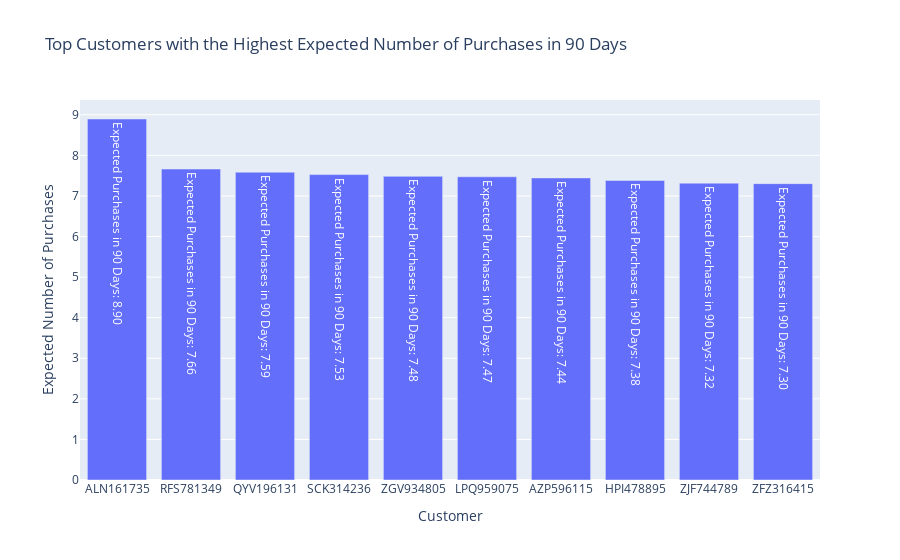

Source (notebook cell):
### Code cell
from zenq.visualizations.plot import Visuals
uf = Visuals()

# result = uf.total_sales_by_location()


# result = uf.price_distribution()
# result = uf.time_series()
# result = uf.gender_price()
# result = uf.rfm_treemap()
result = uf.top_customers_90days()


# result = uf.customer_aliveness()
# result = uf.customer_aliveness()


result

### Figure 1 — Plotly figure (JSON) as saved in the notebook; plotly's stock layout.template omitted (floating-point values rounded to 4 significant figures)
{"data": [{"text": ["Expected Purchases in 90 Days: 8.90", "Expected Purchases in 90 Days: 7.66", "Expected Purchases in 90 Days: 7.59", "Expected Purchases in 90 Days: 7.53", "Expected Purchases in 90 Days: 7.48", "Expected Purchases in 90 Days: 7.47", "Expected Purchases in 90 Days: 7.44", "Expected Purchases in 90 Days: 7.38", "Expected Purchases in 90 Days: 7.32", "Expected Purchases in 90 Days: 7.30"], "textposition": "auto", "type": "bar", "x": ["ALN161735", "RFS781349", "QYV196131", "SCK314236", "ZGV934805", "LPQ959075", "AZP596115", "HPI478895", "ZJF744789", "ZFZ316415"], "y": [8.896, 7.663, 7.585, 7.526, 7.483, 7.472, 7.445, 7.382, 7.315, 7.303]}], "layout": {"title": {"text": "Top Customers with the Highest Expected Number of Purchases in 90 Days"}, "xaxis": {"title": {"text": "Customer"}}, "yaxis": {"title": {"text": "Expected Number of Purchases"}}}}
